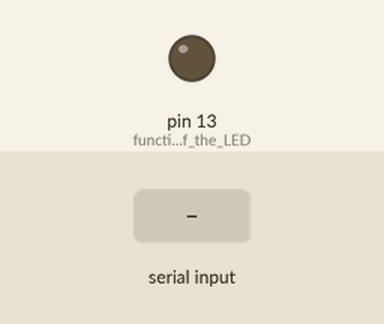
Recording of a sketch running on a simulated Arduino Uno, built with avr-gcc and run on an emulated ATmega328P. On the bench: output pins drawn as LEDs (lit = HIGH). The test bench sets the inputs (shaded band). What the sketch prints to the serial monitor is not drawn.

Above: at 1.2 s.
1.3 s: "1\n" received over Serial
At 2.3 s:
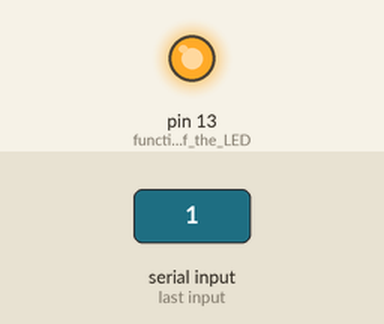
2.8 s: byte 48 ('0') received over Serial
At 3.5 s:
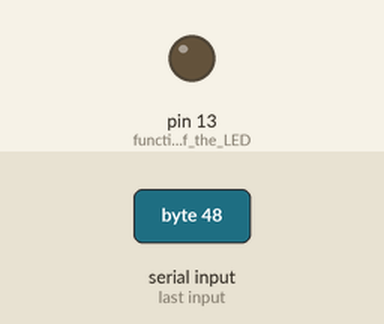
Timing chart, 0 to 5.8 s (numbered marks = the images above; inputs shaded):
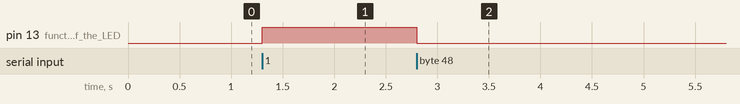

The sketch:

bluetooth_and_led.ino
```cpp
// Resources - https://create.arduino.cc/projecthub/mayooghgirish/arduino-bluetooth-basic-tutorial-d8b737

// controlling LED light using bluetooth HC-05 module and suitable mobile application.

// mobile app - https://www.amazon.com/Mayoogh-Girish-LED-Controller/dp/B01DR5T226/ref=sr_1_1?s=mobile-apps&ie=UTF8&qid=1463859311&sr=1-1&keywords=LED+Controller

char in=0;                         // control/flag variable.
void setup()
{
  Serial.begin(9600);              // mentioning the data transmission rate(baud rate)
  pinMode(13,OUTPUT);              // function of the LED (13 is the LED_BUILTIN_PIN)
}
void loop()
{
  if(Serial.available()>0)         // returns the number of characters which have arrived in the serial buffer that are ready to read.
  {
    in=Serial.read();              // reading the value from the bluetooth sensor
    Serial.print(in+"\n");         // displaying the value
    if(in=='1')
    digitalWrite(13,HIGH);         // if satisfied, then the LED will glow
    else if(in=='0')
    digitalWrite(13,LOW);          // if not satisfied, LED will not glow
  }
}
```

Measured:
- after the input at 1.3 s, pin 13 (function_of_the_LED): LOW → HIGH at once
- after the input at 2.8 s, pin 13 (function_of_the_LED): HIGH → LOW at once
